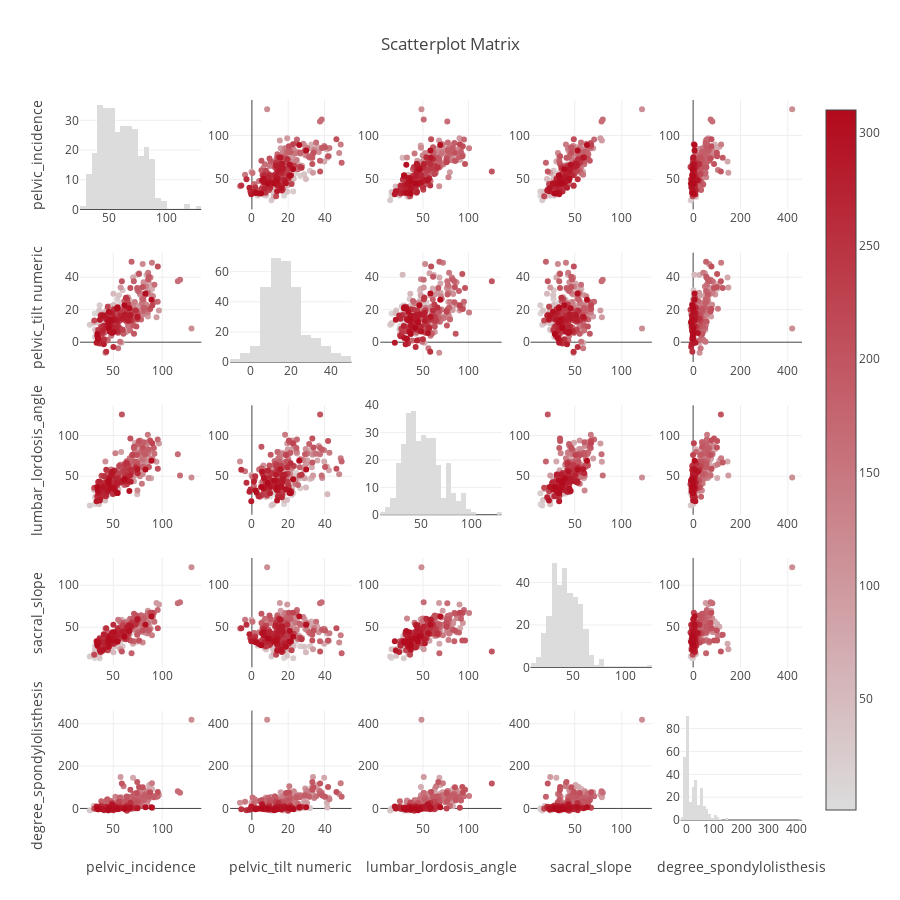

Notebook cell for this chart:
### Code cell
# import figure factory
import plotly.figure_factory as ff

# preparing data
data_matrix = data.loc[:,["pelvic_incidence","pelvic_tilt numeric","lumbar_lordosis_angle","sacral_slope","degree_spondylolisthesis"]]
data_matrix["index"] = np.arange(1,len(data_matrix)+1)


fig = ff.create_scatterplotmatrix(data_matrix,diag="histogram",index="index",colormap="Reds",colormap_type="cat",height=900,width=900)
iplot(fig)

### Figure 1 — Plotly figure (JSON) as saved in the notebook; plotly's stock layout.template omitted (floating-point values rounded to 4 significant figures; data arrays with more than 128 entries replaced by an {"elided": "..."} marker saying what was removed)
{"data": [{"marker": {"color": "rgb(220, 220, 220)"}, "showlegend": false, "x": {"elided": "310 float values"}, "type": "histogram", "uid": "9582b5e9-6e1b-4539-96c6-3c3f7e9d19d3", "xaxis": "x", "yaxis": "y"}, {"marker": {"color": {"elided": "310 int values"}, "colorscale": [[0, "rgb(220, 220, 220)"], [1, "rgb(178, 10, 28)"]], "showscale": true, "size": 6}, "mode": "markers", "showlegend": false, "x": {"elided": "310 float values"}, "y": {"elided": "310 float values"}, "type": "scatter", "uid": "21355ff4-97e8-4fef-ace5-2b10494bce11", "xaxis": "x2", "yaxis": "y2"}, {"marker": {"color": {"elided": "310 int values"}, "colorscale": [[0, "rgb(220, 220, 220)"], [1, "rgb(178, 10, 28)"]], "showscale": false, "size": 6}, "mode": "markers", "showlegend": false, "x": {"elided": "310 float values"}, "y": {"elided": "310 float values"}, "type": "scatter", "uid": "9d51a27a-e82d-4a6b-b000-906bbd88e9d6", "xaxis": "x3", "yaxis": "y3"}, {"marker": {"color": {"elided": "310 int values"}, "colorscale": [[0, "rgb(220, 220, 220)"], [1, "rgb(178, 10, 28)"]], "showscale": false, "size": 6}, "mode": "markers", "showlegend": false, "x": {"elided": "310 float values"}, "y": {"elided": "310 float values"}, "type": "scatter", "uid": "76bc4128-2bcb-420b-b306-f9fca5a2ab56", "xaxis": "x4", "yaxis": "y4"}, {"marker": {"color": {"elided": "310 int values"}, "colorscale": [[0, "rgb(220, 220, 220)"], [1, "rgb(178, 10, 28)"]], "showscale": false, "size": 6}, "mode": "markers", "showlegend": false, "x": {"elided": "310 float values"}, "y": {"elided": "310 float values"}, "type": "scatter", "uid": "c4cb9d1b-75d1-40b6-acff-59543a8a3d7a", "xaxis": "x5", "yaxis": "y5"}, {"marker": {"color": {"elided": "310 int values"}, "colorscale": [[0, "rgb(220, 220, 220)"], [1, "rgb(178, 10, 28)"]], "showscale": false, "size": 6}, "mode": "markers", "showlegend": false, "x": {"elided": "310 float values"}, "y": {"elided": "310 float values"}, "type": "scatter", "uid": "dde20fb8-a702-4ffa-8a5e-46fe0be6740d", "xaxis": "x6", "yaxis": "y6"}, {"marker": {"color": "rgb(220, 220, 220)"}, "showlegend": false, "x": {"elided": "310 float values"}, "type": "histogram", "uid": "ec19b6cb-1567-47ed-a19f-7d02527560c1", "xaxis": "x7", "yaxis": "y7"}, {"marker": {"color": {"elided": "310 int values"}, "colorscale": [[0, "rgb(220, 220, 220)"], [1, "rgb(178, 10, 28)"]], "showscale": false, "size": 6}, "mode": "markers", "showlegend": false, "x": {"elided": "310 float values"}, "y": {"elided": "310 float values"}, "type": "scatter", "uid": "d86bf321-a907-4fc2-91a1-45d620487a0a", "xaxis": "x8", "yaxis": "y8"}, {"marker": {"color": {"elided": "310 int values"}, "colorscale": [[0, "rgb(220, 220, 220)"], [1, "rgb(178, 10, 28)"]], "showscale": false, "size": 6}, "mode": "markers", "showlegend": false, "x": {"elided": "310 float values"}, "y": {"elided": "310 float values"}, "type": "scatter", "uid": "e8751bc3-6ea4-4021-8107-73ec346bd2cc", "xaxis": "x9", "yaxis": "y9"}, {"marker": {"color": {"elided": "310 int values"}, "colorscale": [[0, "rgb(220, 220, 220)"], [1, "rgb(178, 10, 28)"]], "showscale": false, "size": 6}, "mode": "markers", "showlegend": false, "x": {"elided": "310 float values"}, "y": {"elided": "310 float values"}, "type": "scatter", "uid": "4cb8c50d-a933-4e7d-a8dc-dbbbfbc762ff", "xaxis": "x10", "yaxis": "y10"}, {"marker": {"color": {"elided": "310 int values"}, "colorscale": [[0, "rgb(220, 220, 220)"], [1, "rgb(178, 10, 28)"]], "showscale": false, "size": 6}, "mode": "markers", "showlegend": false, "x": {"elided": "310 float values"}, "y": {"elided": "310 float values"}, "type": "scatter", "uid": "7ca3b7dd-82fa-45df-b70f-598e1f901386", "xaxis": "x11", "yaxis": "y11"}, {"marker": {"color": {"elided": "310 int values"}, "colorscale": [[0, "rgb(220, 220, 220)"], [1, "rgb(178, 10, 28)"]], "showscale": false, "size": 6}, "mode": "markers", "showlegend": false, "x": {"elided": "310 float values"}, "y": {"elided": "310 float values"}, "type": "scatter", "uid": "0c6a041f-531b-4c6c-a72a-4013dc9d1c33", "xaxis": "x12", "yaxis": "y12"}, {"marker": {"color": "rgb(220, 220, 220)"}, "showlegend": false, "x": {"elided": "310 float values"}, "type": "histogram", "uid": "da38bf72-b1ce-45cc-802e-5a2145a52652", "xaxis": "x13", "yaxis": "y13"}, {"marker": {"color": {"elided": "310 int values"}, "colorscale": [[0, "rgb(220, 220, 220)"], [1, "rgb(178, 10, 28)"]], "showscale": false, "size": 6}, "mode": "markers", "showlegend": false, "x": {"elided": "310 float values"}, "y": {"elided": "310 float values"}, "type": "scatter", "uid": "25734b71-b306-4a0a-948d-60a31369e89c", "xaxis": "x14", "yaxis": "y14"}, {"marker": {"color": {"elided": "310 int values"}, "colorscale": [[0, "rgb(220, 220, 220)"], [1, "rgb(178, 10, 28)"]], "showscale": false, "size": 6}, "mode": "markers", "showlegend": false, "x": {"elided": "310 float values"}, "y": {"elided": "310 float values"}, "type": "scatter", "uid": "76c1e29b-b6e7-459d-886e-ddf8f9005b0d", "xaxis": "x15", "yaxis": "y15"}, {"marker": {"color": {"elided": "310 int values"}, "colorscale": [[0, "rgb(220, 220, 220)"], [1, "rgb(178, 10, 28)"]], "showscale": false, "size": 6}, "mode": "markers", "showlegend": false, "x": {"elided": "310 float values"}, "y": {"elided": "310 float values"}, "type": "scatter", "uid": "0d141f5c-03a0-43fb-8a22-646790d75807", "xaxis": "x16", "yaxis": "y16"}, {"marker": {"color": {"elided": "310 int values"}, "colorscale": [[0, "rgb(220, 220, 220)"], [1, "rgb(178, 10, 28)"]], "showscale": false, "size": 6}, "mode": "markers", "showlegend": false, "x": {"elided": "310 float values"}, "y": {"elided": "310 float values"}, "type": "scatter", "uid": "8268ac0a-5de2-4ded-a836-b0e95e2cdc16", "xaxis": "x17", "yaxis": "y17"}, {"marker": {"color": {"elided": "310 int values"}, "colorscale": [[0, "rgb(220, 220, 220)"], [1, "rgb(178, 10, 28)"]], "showscale": false, "size": 6}, "mode": "markers", "showlegend": false, "x": {"elided": "310 float values"}, "y": {"elided": "310 float values"}, "type": "scatter", "uid": "f47cbf96-d3db-4d97-8a17-f76e4e57af40", "xaxis": "x18", "yaxis": "y18"}, {"marker": {"color": "rgb(220, 220, 220)"}, "showlegend": false, "x": {"elided": "310 float values"}, "type": "histogram", "uid": "557be394-60a1-45c6-98d3-b9bc1059aff2", "xaxis": "x19", "yaxis": "y19"}, {"marker": {"color": {"elided": "310 int values"}, "colorscale": [[0, "rgb(220, 220, 220)"], [1, "rgb(178, 10, 28)"]], "showscale": false, "size": 6}, "mode": "markers", "showlegend": false, "x": {"elided": "310 float values"}, "y": {"elided": "310 float values"}, "type": "scatter", "uid": "82d1477d-bd57-4b74-82cf-33eb7a5c2f8c", "xaxis": "x20", "yaxis": "y20"}, {"marker": {"color": {"elided": "310 int values"}, "colorscale": [[0, "rgb(220, 220, 220)"], [1, "rgb(178, 10, 28)"]], "showscale": false, "size": 6}, "mode": "markers", "showlegend": false, "x": {"elided": "310 float values"}, "y": {"elided": "310 float values"}, "type": "scatter", "uid": "029d0c6b-ef4a-454b-a569-2754fcf7fcf4", "xaxis": "x21", "yaxis": "y21"}, {"marker": {"color": {"elided": "310 int values"}, "colorscale": [[0, "rgb(220, 220, 220)"], [1, "rgb(178, 10, 28)"]], "showscale": false, "size": 6}, "mode": "markers", "showlegend": false, "x": {"elided": "310 float values"}, "y": {"elided": "310 float values"}, "type": "scatter", "uid": "16c1ffa8-5102-4637-b6dd-c7f048b1072d", "xaxis": "x22", "yaxis": "y22"}, {"marker": {"color": {"elided": "310 int values"}, "colorscale": [[0, "rgb(220, 220, 220)"], [1, "rgb(178, 10, 28)"]], "showscale": false, "size": 6}, "mode": "markers", "showlegend": false, "x": {"elided": "310 float values"}, "y": {"elided": "310 float values"}, "type": "scatter", "uid": "95c7eab5-4e1f-4d88-bf40-4564af46fca1", "xaxis": "x23", "yaxis": "y23"}, {"marker": {"color": {"elided": "310 int values"}, "colorscale": [[0, "rgb(220, 220, 220)"], [1, "rgb(178, 10, 28)"]], "showscale": false, "size": 6}, "mode": "markers", "showlegend": false, "x": {"elided": "310 float values"}, "y": {"elided": "310 float values"}, "type": "scatter", "uid": "afcbd76e-5ec1-4256-b21b-1d09bd2d1a99", "xaxis": "x24", "yaxis": "y24"}, {"marker": {"color": "rgb(220, 220, 220)"}, "showlegend": false, "x": {"elided": "310 float values"}, "type": "histogram", "uid": "d555a340-771c-4bd8-ae4d-1922f3d54507", "xaxis": "x25", "yaxis": "y25"}], "layout": {"xaxis": {"anchor": "y", "domain": [0, 0.168]}, "yaxis": {"anchor": "x", "domain": [0.848, 1], "title": {"text": "pelvic_incidence"}}, "xaxis2": {"anchor": "y2", "domain": [0.208, 0.376]}, "yaxis2": {"anchor": "x2", "domain": [0.848, 1]}, "xaxis3": {"anchor": "y3", "domain": [0.416, 0.584]}, "yaxis3": {"anchor": "x3", "domain": [0.848, 1]}, "xaxis4": {"anchor": "y4", "domain": [0.624, 0.792]}, "yaxis4": {"anchor": "x4", "domain": [0.848, 1]}, "xaxis5": {"anchor": "y5", "domain": [0.832, 1]}, "yaxis5": {"anchor": "x5", "domain": [0.848, 1]}, "xaxis6": {"anchor": "y6", "domain": [0, 0.168]}, "yaxis6": {"anchor": "x6", "domain": [0.636, 0.788], "title": {"text": "pelvic_tilt numeric"}}, "xaxis7": {"anchor": "y7", "domain": [0.208, 0.376]}, "yaxis7": {"anchor": "x7", "domain": [0.636, 0.788]}, "xaxis8": {"anchor": "y8", "domain": [0.416, 0.584]}, "yaxis8": {"anchor": "x8", "domain": [0.636, 0.788]}, "xaxis9": {"anchor": "y9", "domain": [0.624, 0.792]}, "yaxis9": {"anchor": "x9", "domain": [0.636, 0.788]}, "xaxis10": {"anchor": "y10", "domain": [0.832, 1]}, "yaxis10": {"anchor": "x10", "domain": [0.636, 0.788]}, "xaxis11": {"anchor": "y11", "domain": [0, 0.168]}, "yaxis11": {"anchor": "x11", "domain": [0.424, 0.576], "title": {"text": "lumbar_lordosis_angle"}}, "xaxis12": {"anchor": "y12", "domain": [0.208, 0.376]}, "yaxis12": {"anchor": "x12", "domain": [0.424, 0.576]}, "xaxis13": {"anchor": "y13", "domain": [0.416, 0.584]}, "yaxis13": {"anchor": "x13", "domain": [0.424, 0.576]}, "xaxis14": {"anchor": "y14", "domain": [0.624, 0.792]}, "yaxis14": {"anchor": "x14", "domain": [0.424, 0.576]}, "xaxis15": {"anchor": "y15", "domain": [0.832, 1]}, "yaxis15": {"anchor": "x15", "domain": [0.424, 0.576]}, "xaxis16": {"anchor": "y16", "domain": [0, 0.168]}, "yaxis16": {"anchor": "x16", "domain": [0.212, 0.364], "title": {"text": "sacral_slope"}}, "xaxis17": {"anchor": "y17", "domain": [0.208, 0.376]}, "yaxis17": {"anchor": "x17", "domain": [0.212, 0.364]}, "xaxis18": {"anchor": "y18", "domain": [0.416, 0.584]}, "yaxis18": {"anchor": "x18", "domain": [0.212, 0.364]}, "xaxis19": {"anchor": "y19", "domain": [0.624, 0.792]}, "yaxis19": {"anchor": "x19", "domain": [0.212, 0.364]}, "xaxis20": {"anchor": "y20", "domain": [0.832, 1]}, "yaxis20": {"anchor": "x20", "domain": [0.212, 0.364]}, "xaxis21": {"anchor": "y21", "domain": [0, 0.168], "title": {"text": "pelvic_incidence"}}, "yaxis21": {"anchor": "x21", "domain": [0, 0.152], "title": {"text": "degree_spondylolisthesis"}}, "xaxis22": {"anchor": "y22", "domain": [0.208, 0.376], "title": {"text": "pelvic_tilt numeric"}}, "yaxis22": {"anchor": "x22", "domain": [0, 0.152]}, "xaxis23": {"anchor": "y23", "domain": [0.416, 0.584], "title": {"text": "lumbar_lordosis_angle"}}, "yaxis23": {"anchor": "x23", "domain": [0, 0.152]}, "xaxis24": {"anchor": "y24", "domain": [0.624, 0.792], "title": {"text": "sacral_slope"}}, "yaxis24": {"anchor": "x24", "domain": [0, 0.152]}, "xaxis25": {"anchor": "y25", "domain": [0.832, 1], "title": {"text": "degree_spondylolisthesis"}}, "yaxis25": {"anchor": "x25", "domain": [0, 0.152]}, "height": 900, "width": 900, "title": {"text": "Scatterplot Matrix"}, "showlegend": true, "barmode": "stack"}}
